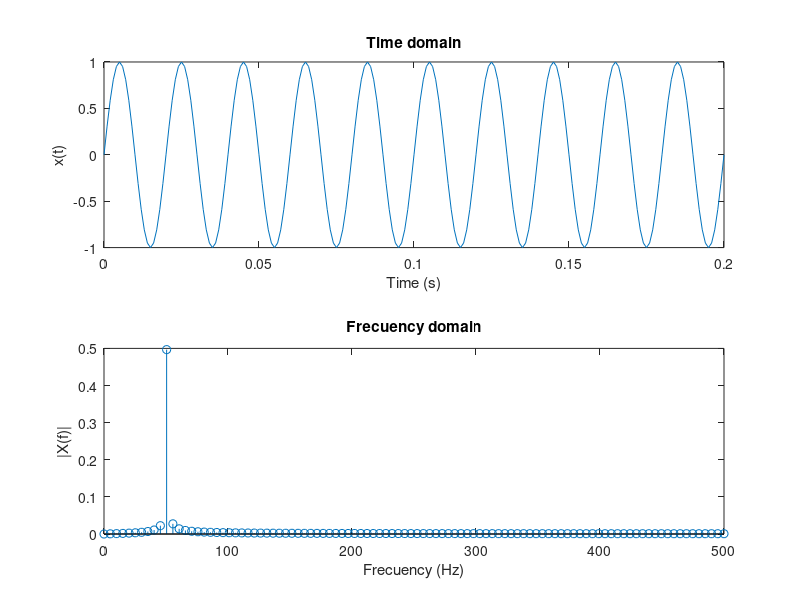
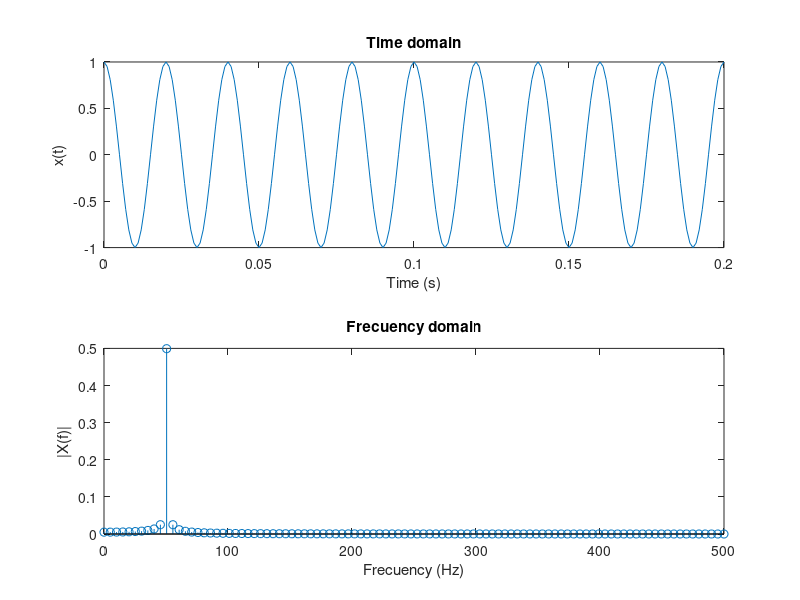

Source code (MATLAB) for these figures, in order:
close all; clc; clear all;
%% Excersice 1:
% Generate a sine wave
Fs = 1000;
f0 = 50;
t = 0:1/Fs:0.2;
x = sin(2*pi*f0*t);
X = fft(x);
Ie = floor(length(X)/2);
f = (0:Ie-1)*((Fs/2)/(Ie-1));
% Plot cosine wave, plot FT of cosine
figure
    subplot(2,1,1)
        plot(t,x)
        title('Time domain')
        xlabel('Time (s)')
        ylabel('x(t)')
    subplot(2,1,2)
        stem(f,abs(X(1:Ie))/length(X));
        title('Frecuency domain')
        xlabel('Frecuency (Hz)')
        ylabel('|X(f)|')
% Generate a cosine wave
Fs = 1000;
f0 = 50;
t = 0:1/Fs:0.2;
x = cos(2*pi*f0*t);
X = fft(x);
Ie = floor(length(X)/2);
f = (0:Ie-1)*((Fs/2)/(Ie-1));
% Plot cosine wave, plot FT of cosine
figure
    subplot(2,1,1)
        plot(t,x)
        title('Time domain')
        xlabel('Time (s)')
        ylabel('x(t)')
    subplot(2,1,2)
        stem(f,abs(X(1:Ie))/length(X));
        title('Frecuency domain')
        xlabel('Frecuency (Hz)')
        ylabel('|X(f)|')
